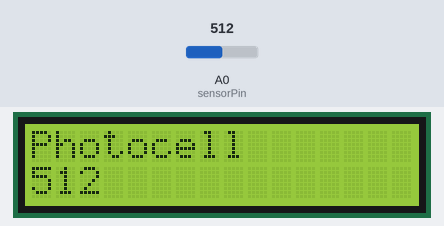
Bench run of a sketch on a simulated Arduino Uno, built with avr-gcc and run on an emulated ATmega328P. Parts: 16×2 character LCD. The test bench sets the inputs (shaded band); at power-on: A0 (sensorPin) = 512.

Above: at 1.2 s.
1.3 s: A0 (sensorPin) set to 716
At 2.3 s:
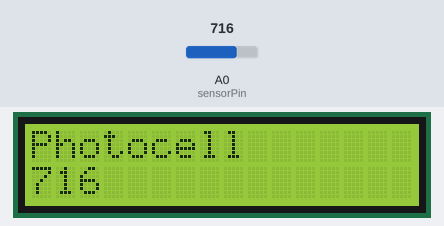
2.8 s: A0 (sensorPin) set to 900
At 4.0 s:
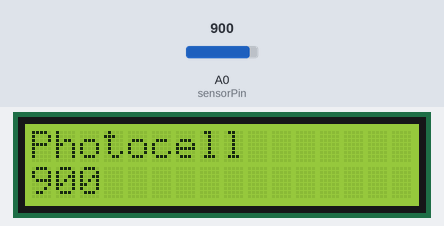
4.3 s: A0 (sensorPin) set to 1023
At 5.1 s:
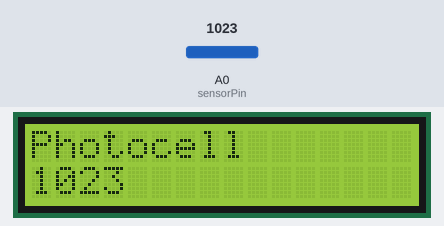
Timing chart, 0 to 7.3 s (numbered marks = the images above; inputs shaded):
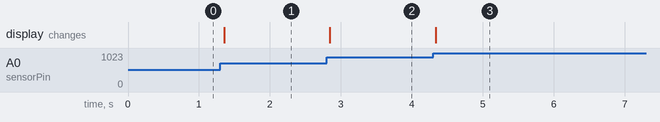

Measured:
- after the input at 1.3 s, the display: changes after 0.06 s (image 1)
- after the input at 2.8 s, the display: changes after 0.05 s (image 2)
- after the input at 4.3 s, the display: changes at once (image 3)

The sketch:

Basic_PhotoCellSensor_OverSerial.ino
```cpp
#include <Wire.h>
#include <LiquidCrystal_I2C.h>


//adding a display
LiquidCrystal_I2C lcd(0x27, 16, 2);

//setting up variables for the photocell sensor
int sensorPin = A0;
int val = 0;

void setup() {
  // put your setup code here, to run once:
  //If you want baud instead of lcd uncomment line below
  //Serial.begin(9600);

  lcd.init();
  lcd.backlight();

}

void loop() {
  // put your main code here, to run repeatedly:

  val = analogRead(sensorPin);
  lcd.setCursor(0,0);
  lcd.print("Photocell");
  lcd.setCursor(0,1);
  lcd.print(val);

  //serial print line below
  //Serial.println(val, DEC);
  delay(200);
}
```
